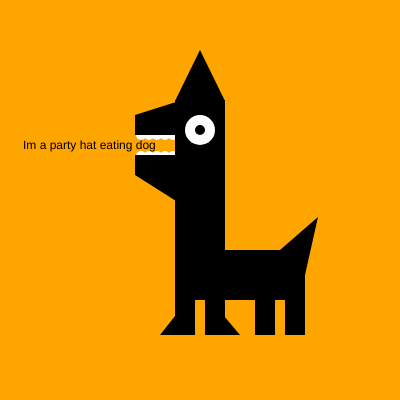
Frame 1 (no input)
Frame 60 (no input): identical to frame 1, image omitted
Frame 120 (the mouse pressed at the canvas centre since frame 60): identical to frame 1, image omitted

The p5.js sketch that drew this single still picture (run headless with seeded random() and noise() and a simulated clock; from frame 60 on, the mouse is pressed at the canvas centre):

// p5.js sketch
// ── sketch.js
// DM2008 — Activity 1a
// Simple Creatures (20 min)

// Run the sketch, then click on the preview to enable keyboard
// Use the 'Option' ('Alt' on Windows) key to view or hide the grid
// Use the 'Shift' key to change overlays between black & white
// Write the code for your creature within the space provided

function setup() {
  createCanvas(400, 400);
}

function draw() {
  background('orange');
  rectMode(CENTER);
  
  push();
  noStroke();
  fill('white')
  circle(width/2-27,height/2-65,10);
  circle(width/2-35,height/2-65,10);
  circle(width/2-43,height/2-65,10);
  circle(width/2-51,height/2-65,10);
  circle(width/2-59,height/2-65,10);
  
  circle(width/2-27,height/2-44,10);
  circle(width/2-35,height/2-44,10);
  circle(width/2-43,height/2-44,10);
  circle(width/2-51,height/2-44,10);
  circle(width/2-59,height/2-44,10);
  pop();
  
  noStroke();
  fill('black')
  rect(width/2,height/2,50,200);
  
  rect(width/2-30,height/2-75,70,20);
  rect(width/2-30,height/2-35,70,20);
  
   push();
  noStroke();
  fill('white')
  circle(width/2,height/2-70,30);
  pop();
  
  circle(width/2,height/2-70,10);
  
  rect(width/2+55,height/2+75,100,50);
  rect(width/2-15,height/2+100,20,70);
  rect(width/2+15,height/2+100,20,70);
   rect(width/2+65,height/2+100,20,70);
  rect(width/2+95,height/2+100,20,70);
  
  triangle(200, 50,175,101,225,101);
  triangle(160, 335,175,316,175,335);
  triangle(240, 335,224,316,224,335);
  triangle(135, 175,176,175,176,201);
  triangle(135, 115,176,115,176,102);
  triangle(280, 250,305,275,318,217);
  
  
  text('Im a party hat eating dog',23,149);
  
  helperGrid(); // do not edit or remove this line
  
}


// ── helper-grid.js
let showGrid = false;
let invertUIColor = false;

let gridUIColor;
let gridUIColorAlpha;

let mainGrid = 50;
let subGrid = mainGrid / 2;

let cols, subCols;
let rows, subRows;

function helperGrid() {
  if (showGrid) {
    gridLines();
    crossHairs();
    textOverlays();
    noCursor();
  } else {
    cursor();
  }

  if (invertUIColor) {
    gridUIColor = color(255);
    gridUIColorAlpha = color(255, 50);
  } else {
    gridUIColor = color(0);
    gridUIColorAlpha = color(0, 20);
  }
}

function textOverlays() {
  push();
  fill(gridUIColor);
  noStroke();
  textStyle(BOLD);
  textSize(18);
  textAlign(CENTER);
  text("X: " + mouseX + ", " + "Y: " + mouseY, width / 2, height / 2);

  textSize(13);
  textStyle(NORMAL);
  textAlign(LEFT);
  text("(0,0)", 10, 20);
  text("(0,height)", 10, height - 10);
  textAlign(RIGHT);
  text("(width,0)", width - 10, 20);
  text("(width,height)", width - 10, height - 10);
  stroke(0);
  pop();
}

function crossHairs() {
  push()
  noStroke();
  fill("red");
  rectMode(CENTER);
  rect(mouseX, mouseY, 2, 20);
  rect(mouseX, mouseY, 20, 2);
  rectMode(CORNER);
  pop();
}

function gridLines() {
  cols = Math.floor(width / mainGrid);
  rows = Math.floor(height / mainGrid);
  
  push();
  for (i = 0; i < cols; i++) {
    for (j = 0; j < rows; j++) {
      noFill();
      stroke(gridUIColorAlpha);
      strokeWeight(1);
      rectMode(CORNER);
      rect((i * width) / cols, (j * height) / rows, mainGrid);
    }
  }
  pop();

  subCols = cols * 2;
  subRows = rows * 2;
  
  push();
  for (i = 0; i < subCols; i++) {
    for (j = 0; j < subRows; j++) {
      noFill();
      stroke(gridUIColorAlpha);
      strokeWeight(0.4);
      rectMode(CORNER);
      rect((i * width) / subCols, (j * height) / subRows, subGrid);
    }
  }
  pop();
}

function keyPressed() {
  if (keyCode === 18) {
    showGrid = !showGrid;
  }
  if (keyCode === 16) {
    invertUIColor = !invertUIColor;
  }
}
